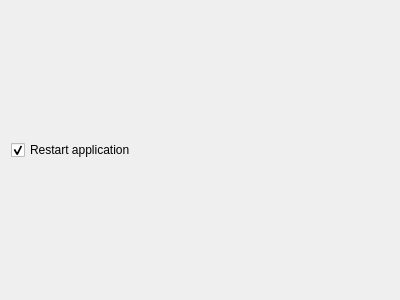
<?xml version="1.0" encoding="UTF-8"?>
<ui version="4.0">
 <class>SuccessPage</class>
 <widget class="QWizardPage" name="SuccessPage">
  <property name="geometry">
   <rect>
    <x>0</x>
    <y>0</y>
    <width>400</width>
    <height>300</height>
   </rect>
  </property>
  <property name="title">
   <string>Installation completed</string>
  </property>
  <property name="subTitle">
   <string>The installation has been completed successfully.</string>
  </property>
  <layout class="QVBoxLayout" name="verticalLayout">
   <item>
    <widget class="QCheckBox" name="restartCheckBox">
     <property name="text">
      <string>Restart application</string>
     </property>
     <property name="checked">
      <bool>true</bool>
     </property>
    </widget>
   </item>
  </layout>
 </widget>
 <resources/>
 <connections/>
</ui>
